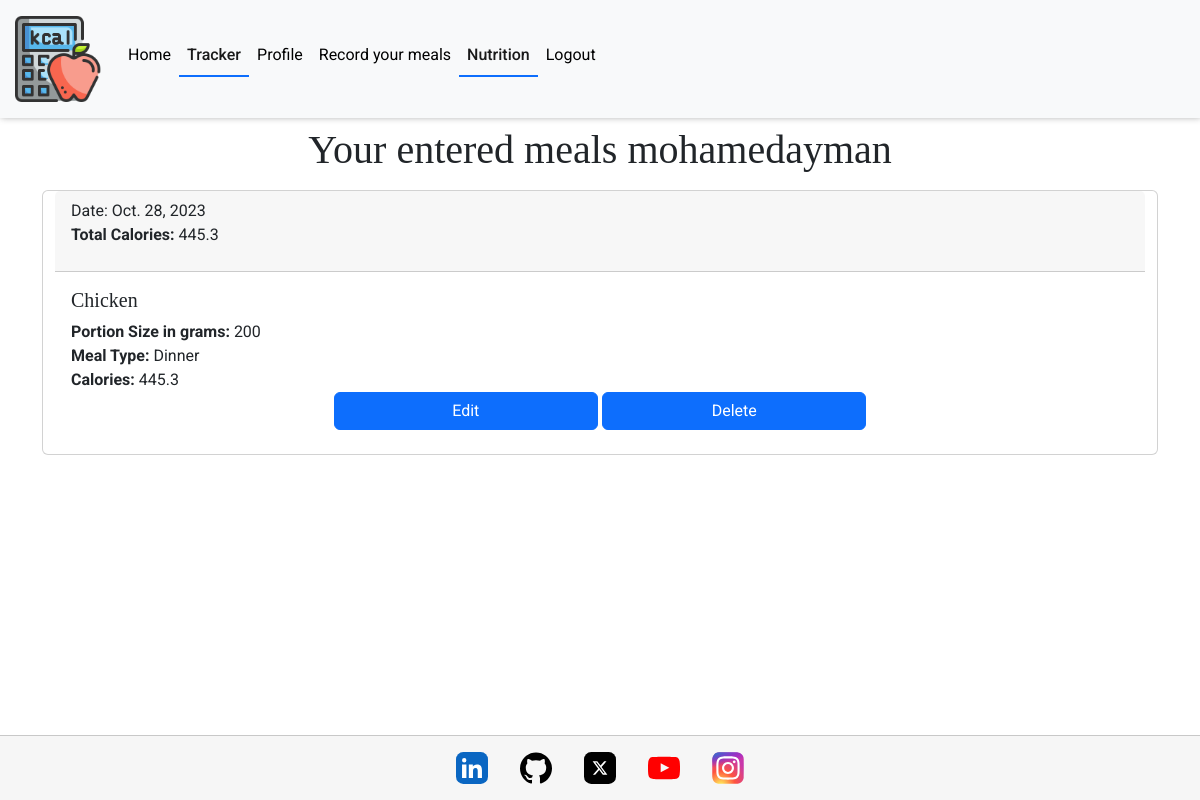
Screenshot of /tracker/trackers/ (signed in) with the database file from the repository.
### tracker/models.py (models this page shows, shortened)
class Tracker(models.Model):
    MEAL_CHOICES = (
        ("Breakfast", "Breakfast"),
        ("Lunch", "Lunch"),
        ("Dinner", "Dinner"),
        ("Snack", "Snack"),
    )
    user = models.ForeignKey(Profile, on_delete=models.CASCADE, related_name="trackers")
    title = models.CharField(max_length=300, null=False, blank=False)
    date = models.DateField(null=False, blank=False)
    portion_size = models.CharField(max_length=200, blank=False, null=False)
    meal_type = models.CharField(choices=MEAL_CHOICES, max_length=10, default="Snack")
    calories = models.FloatField(null=False, default="0")
    image = ResizedImageField(
        size=(400, None),
        quality=75,
        upload_to="tracker/",
        force_format="WEBP",
        blank=True,
        null=False,
    )
    image_alt = models.CharField(max_length=100, null=True, blank=True)
    class Meta:
        ordering = ["-date"]

### tracker/views.py (the view)
# urls.py: path("trackers/", Trackers.as_view(), name="trackers"),
class Trackers(ListView):
    template_name = "tracker/trackers.html"
    model = Tracker
    context_object_name = "trackers"
    def get_context_data(self, **kwargs):
        context = super().get_context_data(**kwargs)
        grouped_by_date = {}
        for date, group in groupby(
            self.object_list.order_by("-date"), lambda x: x.date
        ):
            grouped_entries = list(group)
            total_calories = sum(entry.calories or 0 for entry in grouped_entries)
            grouped_by_date[date] = {
                "entries": grouped_entries,
                "total_calories": total_calories,
            }
        context["trackers_grouped"] = grouped_by_date
        return context
    def get_queryset(self):
        return Tracker.objects.filter(user=self.request.user.profile)

### tracker/templates/tracker/trackers.html (shortened to what this page needs)
{% extends "base.html" %}
{% block content %}
<div class="container justify-content-center d-flex flex-row flex-wrap justify-content-center">
    <h1 class="text-center p-2">
        Your entered meals {{ request.user.username }}
    </h1>
    {% for date, data in trackers_grouped.items %}
    <div class="card mb-3 container justify-content-center">
        <div class="card-header">
            Date: {{ date }}
            <p><strong>Total Calories:</strong> {{ data.total_calories }}</p>
        </div>
        <div class="card-body">
            {% for tracker in data.entries %}
            <div class="row g-0 mb-2">
                <div class="col-md-8">
                    <h5 class="card-title">{{ tracker.title }}</h5>
                    <p class="card-text">
                        <strong>Portion Size in grams:</strong> {{ tracker.portion_size }}<br>
                        <strong>Meal Type:</strong> {{ tracker.meal_type }} <br>
                        <strong>Calories:</strong> {{tracker.calories}}
                    </p>
                </div>
                <div class="text-center">
                    <a href="{% url 'edit_tracker' tracker.id %}" class="btn btn-primary w-25">Edit</a>
                    <a href="{% url 'delete_tracker' tracker.id %}" class="btn btn-primary w-25">Delete</a>
                </div>
            </div>
            {% endfor %}
        </div>
    </div>
    {% endfor %}
</div>
{% endblock %}

### static/css/base.css (style rules this page uses)
:root { --title: 'EB Garamond', serif; --main-font: 'Roboto', serif; --background: #3f006a0f; --blue: #0d6efd; --black: #000; --off-white: #f6f6f6; --white: #fff; --orange: #ffbf50; --smal-box-shadow: 1px -1px 7px 0 #00000061; --border: 1px solid #00000030; }
html, body { height: 100%; }
body { display: flex; flex-direction: column; font-family: var(--main-font); }
h1, h2, h3, h4, h5, h6 { font-family: var(--title); }

### rows the page displays
Tracker: trackers_grouped "Oct. 28, 2023", title "Chicken", portion_size "200", meal_type "Dinner", calories "445.3"

### other values shown
{{ request.user.username }} "mohamedayman"
{{ data.total_calories }} "445.3"
